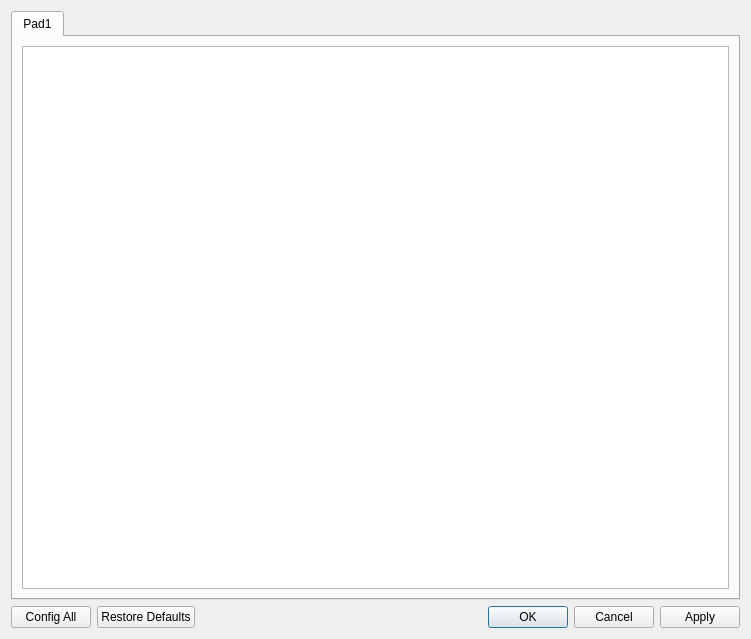
<?xml version="1.0" encoding="UTF-8"?>
<ui version="4.0">
 <class>ControllerConfigDialog</class>
 <widget class="QDialog" name="ControllerConfigDialog">
  <property name="geometry">
   <rect>
    <x>0</x>
    <y>0</y>
    <width>751</width>
    <height>639</height>
   </rect>
  </property>
  <property name="minimumSize">
   <size>
    <width>751</width>
    <height>639</height>
   </size>
  </property>
  <property name="maximumSize">
   <size>
    <width>751</width>
    <height>639</height>
   </size>
  </property>
  <property name="windowTitle">
   <string>Controller Manager</string>
  </property>
  <layout class="QGridLayout" name="gridLayout_2">
   <item row="1" column="1">
    <widget class="QDialogButtonBox" name="buttonBox">
     <property name="orientation">
      <enum>Qt::Horizontal</enum>
     </property>
     <property name="standardButtons">
      <set>QDialogButtonBox::Apply|QDialogButtonBox::Cancel|QDialogButtonBox::Ok|QDialogButtonBox::RestoreDefaults</set>
     </property>
     <property name="centerButtons">
      <bool>false</bool>
     </property>
    </widget>
   </item>
   <item row="1" column="0">
    <widget class="QPushButton" name="ConfigAllButton">
     <property name="text">
      <string>Config All</string>
     </property>
    </widget>
   </item>
   <item row="0" column="0" colspan="2">
    <widget class="QTabWidget" name="tabWidget">
     <property name="enabled">
      <bool>true</bool>
     </property>
     <property name="styleSheet">
      <string notr="true">

QGroupBox {
    border: 1px solid gray;
    border-radius: 9px;
    margin-top: 0.5em;
}

QGroupBox::title {
    subcontrol-origin: margin;
    left: 10px;
    padding: 0 3px 0 3px;
}

</string>
     </property>
     <property name="currentIndex">
      <number>0</number>
     </property>
     <widget class="QWidget" name="tab">
      <attribute name="title">
       <string>Pad1</string>
      </attribute>
      <layout class="QGridLayout" name="gridLayout">
       <item row="0" column="0">
        <widget class="QTableView" name="tableView"/>
       </item>
      </layout>
     </widget>
    </widget>
   </item>
  </layout>
 </widget>
 <tabstops>
  <tabstop>tabWidget</tabstop>
 </tabstops>
 <resources/>
 <connections>
  <connection>
   <sender>buttonBox</sender>
   <signal>accepted()</signal>
   <receiver>ControllerConfigDialog</receiver>
   <slot>accept()</slot>
   <hints>
    <hint type="sourcelabel">
     <x>248</x>
     <y>254</y>
    </hint>
    <hint type="destinationlabel">
     <x>157</x>
     <y>274</y>
    </hint>
   </hints>
  </connection>
  <connection>
   <sender>buttonBox</sender>
   <signal>rejected()</signal>
   <receiver>ControllerConfigDialog</receiver>
   <slot>reject()</slot>
   <hints>
    <hint type="sourcelabel">
     <x>316</x>
     <y>260</y>
    </hint>
    <hint type="destinationlabel">
     <x>286</x>
     <y>274</y>
    </hint>
   </hints>
  </connection>
 </connections>
</ui>
